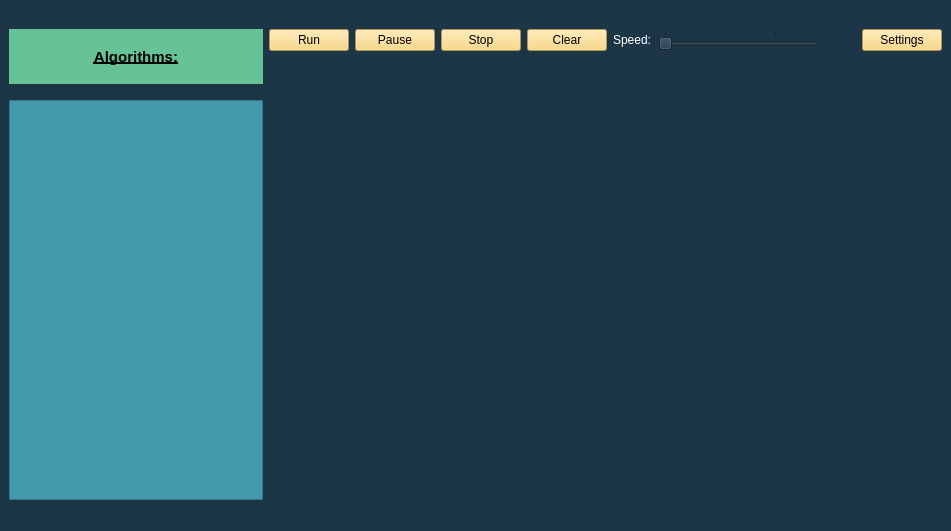
<?xml version="1.0" encoding="UTF-8"?>
<ui version="4.0">
 <class>MainWindow</class>
 <widget class="QMainWindow" name="MainWindow">
  <property name="geometry">
   <rect>
    <x>0</x>
    <y>0</y>
    <width>951</width>
    <height>531</height>
   </rect>
  </property>
  <property name="windowTitle">
   <string>Interactive Algorithm Visualizer</string>
  </property>
  <property name="styleSheet">
   <string notr="true">background-color: rgb(29, 54, 71);</string>
  </property>
  <widget class="QWidget" name="centralwidget">
   <layout class="QHBoxLayout" name="horizontalLayout_3">
    <item>
     <layout class="QVBoxLayout" name="verticalLayout" stretch="0,0,0,0">
      <property name="spacing">
       <number>6</number>
      </property>
      <property name="rightMargin">
       <number>0</number>
      </property>
      <item>
       <spacer name="verticalSpacer">
        <property name="orientation">
         <enum>Qt::Vertical</enum>
        </property>
        <property name="sizeType">
         <enum>QSizePolicy::Fixed</enum>
        </property>
        <property name="sizeHint" stdset="0">
         <size>
          <width>20</width>
          <height>20</height>
         </size>
        </property>
       </spacer>
      </item>
      <item>
       <widget class="QLabel" name="label_2">
        <property name="sizePolicy">
         <sizepolicy hsizetype="Preferred" vsizetype="Preferred">
          <horstretch>0</horstretch>
          <verstretch>0</verstretch>
         </sizepolicy>
        </property>
        <property name="minimumSize">
         <size>
          <width>0</width>
          <height>55</height>
         </size>
        </property>
        <property name="font">
         <font>
          <pointsize>11</pointsize>
          <weight>75</weight>
          <bold>true</bold>
          <underline>true</underline>
         </font>
        </property>
        <property name="styleSheet">
         <string notr="true">background-color: rgb(103, 194, 149);</string>
        </property>
        <property name="text">
         <string>Algorithms:</string>
        </property>
        <property name="alignment">
         <set>Qt::AlignCenter</set>
        </property>
       </widget>
      </item>
      <item>
       <spacer name="verticalSpacer_2">
        <property name="orientation">
         <enum>Qt::Vertical</enum>
        </property>
        <property name="sizeType">
         <enum>QSizePolicy::Fixed</enum>
        </property>
        <property name="sizeHint" stdset="0">
         <size>
          <width>20</width>
          <height>10</height>
         </size>
        </property>
       </spacer>
      </item>
      <item>
       <widget class="QListWidget" name="listWidget">
        <property name="sizePolicy">
         <sizepolicy hsizetype="Preferred" vsizetype="Expanding">
          <horstretch>0</horstretch>
          <verstretch>0</verstretch>
         </sizepolicy>
        </property>
        <property name="styleSheet">
         <string notr="true">background-color: rgb(66, 154, 170);</string>
        </property>
       </widget>
      </item>
     </layout>
    </item>
    <item>
     <layout class="QVBoxLayout" name="verticalLayout_2">
      <property name="topMargin">
       <number>20</number>
      </property>
      <item>
       <layout class="QHBoxLayout" name="horizontalLayout_2">
        <item>
         <widget class="QPushButton" name="pushButton">
          <property name="styleSheet">
           <string notr="true">background-color: rgb(249, 208, 108);</string>
          </property>
          <property name="text">
           <string>Run</string>
          </property>
         </widget>
        </item>
        <item>
         <widget class="QPushButton" name="pushButton_2">
          <property name="styleSheet">
           <string notr="true">background-color: rgb(249, 208, 108);</string>
          </property>
          <property name="text">
           <string>Pause</string>
          </property>
         </widget>
        </item>
        <item>
         <widget class="QPushButton" name="pushButton_3">
          <property name="styleSheet">
           <string notr="true">background-color: rgb(249, 208, 108);</string>
          </property>
          <property name="text">
           <string>Stop</string>
          </property>
         </widget>
        </item>
        <item>
         <widget class="QPushButton" name="pushButton_4">
          <property name="styleSheet">
           <string notr="true">background-color: rgb(249, 208, 108);</string>
          </property>
          <property name="text">
           <string>Clear</string>
          </property>
         </widget>
        </item>
        <item>
         <layout class="QFormLayout" name="formLayout">
          <property name="formAlignment">
           <set>Qt::AlignLeading|Qt::AlignLeft|Qt::AlignVCenter</set>
          </property>
          <item row="0" column="0">
           <widget class="QLabel" name="label">
            <property name="styleSheet">
             <string notr="true">color: rgb(255, 255, 255)</string>
            </property>
            <property name="text">
             <string>Speed:</string>
            </property>
            <property name="buddy">
             <cstring>horizontalSlider</cstring>
            </property>
           </widget>
          </item>
          <item row="0" column="1">
           <widget class="QSlider" name="horizontalSlider">
            <property name="sizePolicy">
             <sizepolicy hsizetype="Fixed" vsizetype="Fixed">
              <horstretch>0</horstretch>
              <verstretch>0</verstretch>
             </sizepolicy>
            </property>
            <property name="minimumSize">
             <size>
              <width>160</width>
              <height>0</height>
             </size>
            </property>
            <property name="styleSheet">
             <string notr="true">gridline-color: rgb(255, 85, 0);
selection-color: rgb(0, 255, 0);
selection-background-color: rgb(85, 0, 0);</string>
            </property>
            <property name="singleStep">
             <number>25</number>
            </property>
            <property name="pageStep">
             <number>50</number>
            </property>
            <property name="orientation">
             <enum>Qt::Horizontal</enum>
            </property>
            <property name="tickPosition">
             <enum>QSlider::TicksAbove</enum>
            </property>
            <property name="tickInterval">
             <number>25</number>
            </property>
           </widget>
          </item>
         </layout>
        </item>
        <item>
         <spacer name="horizontalSpacer">
          <property name="orientation">
           <enum>Qt::Horizontal</enum>
          </property>
          <property name="sizeHint" stdset="0">
           <size>
            <width>40</width>
            <height>20</height>
           </size>
          </property>
         </spacer>
        </item>
        <item>
         <widget class="QPushButton" name="pushButton_5">
          <property name="styleSheet">
           <string notr="true">background-color: rgb(249, 208, 108);</string>
          </property>
          <property name="text">
           <string>Settings</string>
          </property>
         </widget>
        </item>
       </layout>
      </item>
      <item>
       <widget class="QLabel" name="label_3">
        <property name="text">
         <string/>
        </property>
        <property name="pixmap">
         <pixmap>../../../../../../../Downloads/graph.jpg</pixmap>
        </property>
        <property name="scaledContents">
         <bool>true</bool>
        </property>
        <property name="alignment">
         <set>Qt::AlignBottom|Qt::AlignLeading|Qt::AlignLeft</set>
        </property>
       </widget>
      </item>
     </layout>
    </item>
   </layout>
  </widget>
  <widget class="QStatusBar" name="statusbar"/>
 </widget>
 <resources/>
 <connections/>
</ui>
